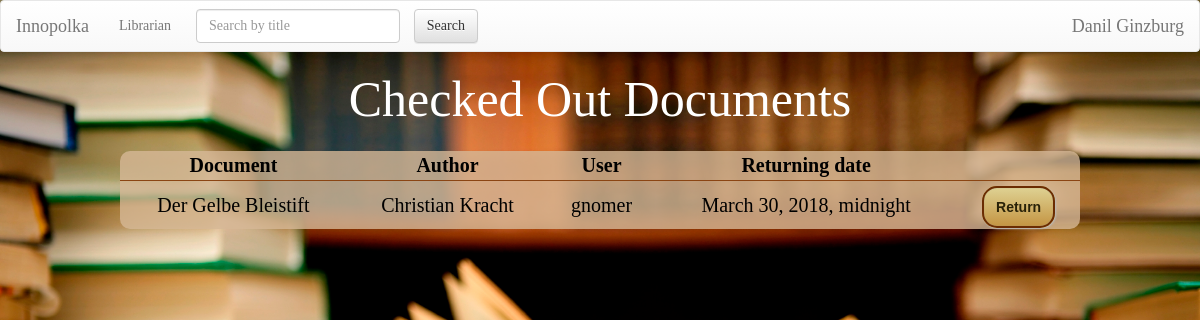
The app's page /checked_out_docs/ (signed in) with its own data.
### Documents/models.py (models this page shows, shortened)
class DocumentCopy(models.Model):
    doc = models.ForeignKey(Document, blank=True, default=None, on_delete=models.CASCADE) # link document which is checked out
    checked_up_by_whom = models.ForeignKey(User, blank=True, default=None, on_delete=models.CASCADE) # link to holder
    date = models.DateTimeField(default=str(datetime.datetime.today().strftime("%Y-%m-%d %H:%M")))
    returning_date = models.DateTimeField(default=str(datetime.datetime.today().strftime("%Y-%m-%d %H:%M")))
    time_left = models.CharField(null=True, max_length=250)
    fine_price = models.IntegerField(null=True)
    renewed = models.BooleanField(default=False)
    class Meta:
        verbose_name_plural = 'Document copies'

class Document(models.Model):
    title = models.CharField(max_length=250)
    price = models.IntegerField()
    keywords = models.CharField(max_length=250) # the list of keywords stored in string
    authors = models.CharField(max_length=250) # the list of authors in string format splitted by space
    cover = models.CharField(max_length=1000, default="https://lh3.googleusercontent.com/zqfUbCXdb1oGmsNEzNxTjQU5ZlS3x46nQoB83sFbRSlMnpDTZgdVCe_LvCx-rl7sOA=w300")
    copies = models.PositiveIntegerField(default=1)
    type = models.CharField(max_length=100, default='Document')
    is_bestseller = models.BooleanField(default=False)
    is_reference = models.BooleanField(default=False)
    level = models.PositiveIntegerField(default=1)
    room = models.PositiveIntegerField(default=1)

### Documents/views.py (the view)
# urls.py: url(r'^checked_out_docs/$', views.CheckedOutDocsView.as_view(), name='checked_out_docs'),
class CheckedOutDocsView(ListView):
    model = DocumentCopy
    template_name = 'Documents/checked_out_docs.html'
    context_object_name = 'document_copies'
    paginate_by = 20
    def get(self, request, *args, **kwargs):
        if request.user.is_staff:
            return super().get(request, *args, **kwargs)
        return redirect('/')

### Documents/templates/Documents/checked_out_docs.html (shortened to what this page needs)
{% extends 'Documents/base.html'  %}
{% load staticfiles %}
{% block body  %}
<h1> Checked Out Documents</h1>
<table>
    <tr>
        <th class="cen">Document</th>
        <th class="cen">Author</th>
        <th class="cen">User</th>
        <th class="cen">Returning date</th>
    </tr>
    <tr>
        {% for copy in document_copies %}
        <td><a href="/{{ copy.doc.id }}/">{{ copy.doc.title }}</a></td>
        <td>{{ copy.doc.authors }}</td>
        <td><a href="/user/?id={{ copy.checked_up_by_whom.id }}">{{ copy.checked_up_by_whom }}</a></td>
        <td>{{ copy.returning_date}}</td>
        <td><a class="button" href="/requests/return/?copy_id={{ copy.id }}" onclick="
        return confirm('Return {{copy.doc.title}} from {{copy.checked_up_by_whom.username}} back?');
">Return</a></td>
    </tr>
    {% endfor %}
</table>
{% endblock %}

### Documents/templates/Documents/base.html (shortened to what this page needs)
<!DOCTYPE html>
<html lang="en">
<head>
    {% load staticfiles %}
    <link rel="stylesheet" href="//maxcdn.bootstrapcdn.com/bootstrap/3.2.0/css/bootstrap.min.css">
    <link rel="stylesheet" href="//maxcdn.bootstrapcdn.com/bootstrap/3.2.0/css/bootstrap-theme.min.css">
    <link rel="stylesheet" type="text/css" href="{% static 'Documents/style.css' %}"/>
</head>
<body>
<nav class="navbar navbar-default">
    <div class="container-fluid">
        <div class="navbar-header">
            <a class="navbar-brand" href="/">Innopolka</a>
            <ul class="nav navbar-nav navbar-right">
                {% if user.is_staff %}
                <li class="nav-item dropdown">
                    <a class="nav-link dropdown-toggle" href="/user/" id="dropdown01" data-toggle="dropdown"
                       aria-haspopup="true" aria-expanded="false">Librarian</a>
            </ul>
            {% endif %}
        </div>
        <div class="collapse navbar-collapse" id="bs-example-navbar-collapse-1">
            <form class="navbar-form navbar-left" action="/">
                <div class="form-group">
                    <input type="text" class="form-control" name="q" placeholder="Search by title" >
                </div>
                <input type="submit" class="btn btn-default not_wide" value="Search">
            </form>
            <ul class="nav navbar-nav navbar-right">
                {% if user.is_anonymous %}
                    <li><a href="/user/login">Log In</a></li>
                {% elif user.is_authenticated %}
                <ul class="nav navbar-nav navbar-right">
                <li class="nav-item dropdown">
                    <a class="navbar-brand" href="/user/?id={{user.id}}" id="dropdown02" data-toggle="dropdown"
                       aria-haspopup="true" aria-expanded="false">{{ user.first_name }} {{user.last_name}}</a>
            </ul>
                {% endif %}
            </ul>
        </div>
    </div>
</nav>
{% block body %}{% endblock %}
</body>
</html>

### Documents/templates/Documents/base.html (style rules this page uses)
body { font-family: Futura; color: white; background: url("/Documents/static/images/background.jpg") no-repeat fixed center center; background-size: cover; }
table { border: 3px solid saddlebrown; border-radius: 5px; width: 80%; background-color: rgba(214, 184, 150, 0.8); color: black; empty-cells: hide; text-align: center; margin: 10px; }
tr { border: 1px solid saddlebrown; text-align: center; }
td { border: 1px solid saddlebrown; padding: 10px; font-size: 20px; color: black; }
form { padding: 5px; color: black; font-size: 15px; margin: 5px; }
input { background-color: floralwhite; border: 2px solid saddlebrown; border-radius: 5px; margin: 0 0 0 10px; left: 50%; }
.button { text-decoration: none; text-align: center; padding: 11px 12px; border: solid 2px #6b2c02; -webkit-border-radius: 15px; -moz-border-radius: 15px; border-radius: 15px; font: 14px "Lucida Sans Unicode", "Lucida Grande", sans-serif; font-weight: bold; color: #292208; background-color: #ded192; background-image: -moz-linear-gradient(top, #ded192 0%, #c49543 100%); background-image: -webkit-linear-gradient(top, #ded192 0%, #c49543 100%); background-image: -o-linear-gradient(top, #ded192 0%, #c49543 100%); background-image: -ms-linear-gradient(top, #ded192 0%, #c49543 100%); filter: progid:DXImageTransform.Microsoft.gradient(startColorstr='#c49543', endColorstr='#c49543', GradientType=0); background-image: linear-gradient(top, #ded192 0%, #c49543 100%); -webkit-box-shadow: 1px 1px 2px #bababa, inset 0px 0px 1px #969393; -moz-box-shadow: 1px 1px 2px #bababa, inset 0px 0px 1px #969393; box-shadow: 1px 1px 2px #bababa, inset 0px 0px 1px #969393; }

### Documents/templates/Documents/checked_out_docs.html (style rules this page uses)
h1 { font-size: 50px; text-align: center; margin-bottom: 2%; }
.cen { text-align: center; font-size: 20px; }
table { border: none; border-radius: 10px; margin-left: 10%; }
tr { border: none; text-align: left; padding: 1%; }
td { border: none; text-align: center; border-top: 1px solid saddlebrown; }
a { color: black; }

### records on screen
DocumentCopy: doc "Der Gelbe Bleistift", doc.authors "Christian Kracht", checked_up_by_whom "gnomer", returning_date "March 30, 2018, midnight"

### other values on screen
{{ user.first_name }} "Danil"
{{ user.last_name }} "Ginzburg"
